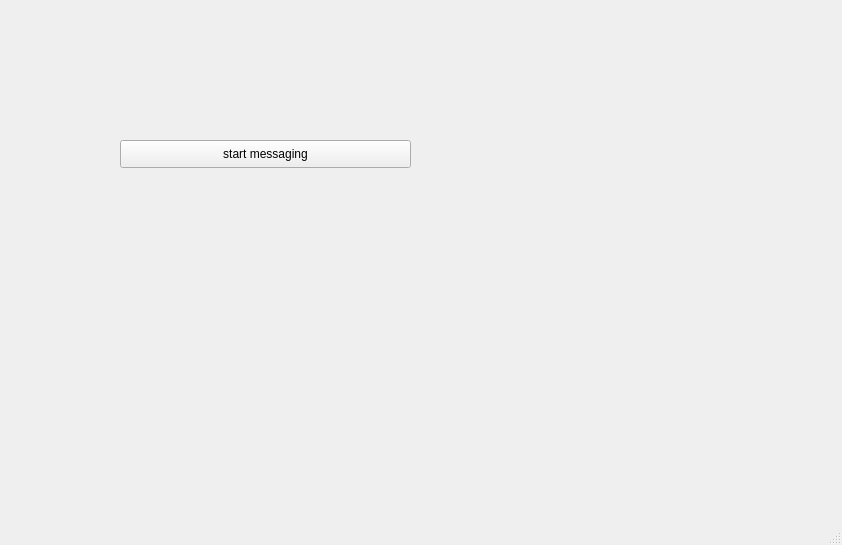
<?xml version="1.0" encoding="UTF-8"?>
<ui version="4.0">
 <class>MainWindow</class>
 <widget class="QMainWindow" name="MainWindow">
  <property name="geometry">
   <rect>
    <x>0</x>
    <y>0</y>
    <width>842</width>
    <height>545</height>
   </rect>
  </property>
  <property name="windowTitle">
   <string>MainWindow</string>
  </property>
  <widget class="QWidget" name="centralWidget">
   <widget class="QStackedWidget" name="main">
    <property name="geometry">
     <rect>
      <x>-10</x>
      <y>0</y>
      <width>842</width>
      <height>581</height>
     </rect>
    </property>
    <property name="styleSheet">
     <string notr="true">background-image: url(C:/Users/user/Desktop/start_messanging.png);</string>
    </property>
    <property name="currentIndex">
     <number>0</number>
    </property>
    <widget class="QWidget" name="welcom">
     <widget class="QPushButton" name="welcom_startMessanging">
      <property name="geometry">
       <rect>
        <x>130</x>
        <y>140</y>
        <width>291</width>
        <height>28</height>
       </rect>
      </property>
      <property name="text">
       <string>start messaging</string>
      </property>
     </widget>
    </widget>
    <widget class="QWidget" name="start">
     <widget class="QPushButton" name="start_signUp">
      <property name="geometry">
       <rect>
        <x>380</x>
        <y>180</y>
        <width>93</width>
        <height>28</height>
       </rect>
      </property>
      <property name="styleSheet">
       <string notr="true">color: white ;</string>
      </property>
      <property name="text">
       <string>sign up</string>
      </property>
      <property name="checkable">
       <bool>false</bool>
      </property>
      <property name="autoDefault">
       <bool>false</bool>
      </property>
      <property name="default">
       <bool>false</bool>
      </property>
      <property name="flat">
       <bool>false</bool>
      </property>
     </widget>
     <widget class="QPushButton" name="start_signIn">
      <property name="geometry">
       <rect>
        <x>380</x>
        <y>230</y>
        <width>93</width>
        <height>28</height>
       </rect>
      </property>
      <property name="text">
       <string>sign in</string>
      </property>
     </widget>
    </widget>
    <widget class="QWidget" name="signUp">
     <widget class="QLineEdit" name="signUp_firstName">
      <property name="geometry">
       <rect>
        <x>260</x>
        <y>80</y>
        <width>113</width>
        <height>22</height>
       </rect>
      </property>
      <property name="styleSheet">
       <string notr="true"> QLineEdit {
 border-top-style: solid;
border-width:1px;

 }
</string>
      </property>
      <property name="inputMask">
       <string/>
      </property>
      <property name="placeholderText">
       <string>First name</string>
      </property>
     </widget>
     <widget class="QLineEdit" name="signUp_lastName">
      <property name="geometry">
       <rect>
        <x>430</x>
        <y>80</y>
        <width>113</width>
        <height>22</height>
       </rect>
      </property>
      <property name="placeholderText">
       <string>Last name</string>
      </property>
     </widget>
     <widget class="QLineEdit" name="signUp_username">
      <property name="geometry">
       <rect>
        <x>260</x>
        <y>140</y>
        <width>281</width>
        <height>22</height>
       </rect>
      </property>
      <property name="placeholderText">
       <string>Username</string>
      </property>
     </widget>
     <widget class="QLineEdit" name="signUp_password">
      <property name="geometry">
       <rect>
        <x>260</x>
        <y>200</y>
        <width>113</width>
        <height>22</height>
       </rect>
      </property>
      <property name="echoMode">
       <enum>QLineEdit::Password</enum>
      </property>
      <property name="placeholderText">
       <string>Password</string>
      </property>
     </widget>
     <widget class="QLineEdit" name="signUp_confirmPassword">
      <property name="geometry">
       <rect>
        <x>380</x>
        <y>200</y>
        <width>113</width>
        <height>22</height>
       </rect>
      </property>
      <property name="echoMode">
       <enum>QLineEdit::Password</enum>
      </property>
      <property name="placeholderText">
       <string>Confirm password</string>
      </property>
     </widget>
     <widget class="QPushButton" name="signUp_signUp">
      <property name="geometry">
       <rect>
        <x>360</x>
        <y>310</y>
        <width>93</width>
        <height>28</height>
       </rect>
      </property>
      <property name="text">
       <string>Sign up</string>
      </property>
     </widget>
     <widget class="QPushButton" name="signUp_back">
      <property name="geometry">
       <rect>
        <x>30</x>
        <y>20</y>
        <width>93</width>
        <height>28</height>
       </rect>
      </property>
      <property name="text">
       <string>back</string>
      </property>
     </widget>
     <widget class="QLabel" name="signUp_errBox">
      <property name="geometry">
       <rect>
        <x>260</x>
        <y>160</y>
        <width>281</width>
        <height>41</height>
       </rect>
      </property>
      <property name="text">
       <string/>
      </property>
     </widget>
    </widget>
    <widget class="QWidget" name="signIn">
     <widget class="QLineEdit" name="signIn_username">
      <property name="geometry">
       <rect>
        <x>350</x>
        <y>130</y>
        <width>113</width>
        <height>22</height>
       </rect>
      </property>
      <property name="placeholderText">
       <string>username</string>
      </property>
     </widget>
     <widget class="QLineEdit" name="signIn_password">
      <property name="geometry">
       <rect>
        <x>360</x>
        <y>180</y>
        <width>113</width>
        <height>22</height>
       </rect>
      </property>
      <property name="placeholderText">
       <string>password</string>
      </property>
     </widget>
     <widget class="QPushButton" name="signIn_signIn">
      <property name="geometry">
       <rect>
        <x>360</x>
        <y>240</y>
        <width>93</width>
        <height>28</height>
       </rect>
      </property>
      <property name="text">
       <string>sign in</string>
      </property>
     </widget>
     <widget class="QPushButton" name="signIn_back">
      <property name="geometry">
       <rect>
        <x>40</x>
        <y>30</y>
        <width>93</width>
        <height>28</height>
       </rect>
      </property>
      <property name="text">
       <string>back</string>
      </property>
     </widget>
     <widget class="QLabel" name="signIn_errBox">
      <property name="geometry">
       <rect>
        <x>340</x>
        <y>90</y>
        <width>211</width>
        <height>16</height>
       </rect>
      </property>
      <property name="text">
       <string/>
      </property>
     </widget>
    </widget>
    <widget class="QWidget" name="chatPage">
     <widget class="QScrollArea" name="scrollArea">
      <property name="geometry">
       <rect>
        <x>0</x>
        <y>10</y>
        <width>281</width>
        <height>461</height>
       </rect>
      </property>
      <property name="widgetResizable">
       <bool>true</bool>
      </property>
      <widget class="QWidget" name="scrollAreaWidgetContents">
       <property name="geometry">
        <rect>
         <x>0</x>
         <y>0</y>
         <width>279</width>
         <height>459</height>
        </rect>
       </property>
      </widget>
     </widget>
     <widget class="QLabel" name="label_2">
      <property name="geometry">
       <rect>
        <x>440</x>
        <y>120</y>
        <width>171</width>
        <height>71</height>
       </rect>
      </property>
      <property name="text">
       <string>TextLabel</string>
      </property>
     </widget>
    </widget>
   </widget>
   <widget class="QLabel" name="label">
    <property name="geometry">
     <rect>
      <x>0</x>
      <y>456</y>
      <width>842</width>
      <height>20</height>
     </rect>
    </property>
    <property name="text">
     <string/>
    </property>
   </widget>
  </widget>
  <widget class="QStatusBar" name="statusBar"/>
  <widget class="QMenuBar" name="menuBar">
   <property name="geometry">
    <rect>
     <x>0</x>
     <y>0</y>
     <width>842</width>
     <height>21</height>
    </rect>
   </property>
  </widget>
 </widget>
 <layoutdefault spacing="6" margin="11"/>
 <resources/>
 <connections/>
</ui>
